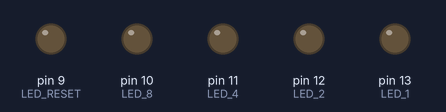
This sketch was run on a simulated Arduino Uno, built with avr-gcc and run on an emulated ATmega328P. Shown: output pins drawn as LEDs (lit = HIGH).

Above: at 0.1 s.
At 4.6 s:
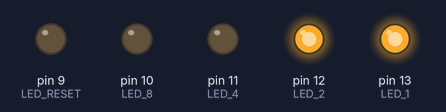
At 9.1 s:
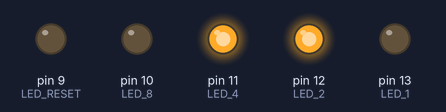
At 18.1 s:
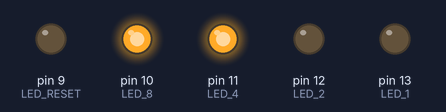
At 28.6 s:
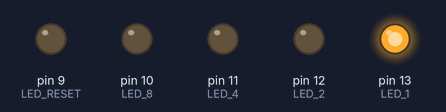
At 37.6 s:
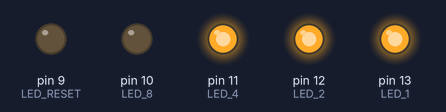
Timing chart, 0 to 40.0 s (numbered marks = the images above):
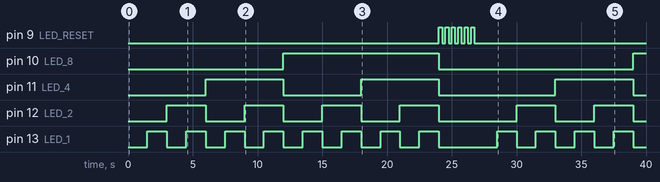

Measured:
- by itself, pin 9 (LED_RESET): LOW → HIGH at 24.0 s, → LOW 0.25 s later, → HIGH 0.25 s later, → LOW 0.25 s later, … (12 changes in this stretch)
- by itself, pin 10 (LED_8): LOW → HIGH at 12.0 s, → LOW 12.0 s later, → HIGH 15.0 s later
- by itself, pin 11 (LED_4): goes HIGH 6.0 s, LOW 6.0 s, HIGH 6.0 s, LOW 9.0 s, HIGH 6.0 s, then LOW
- by itself, pin 12 (LED_2): goes 3 × (HIGH 3.0 s, LOW 3.0 s), HIGH 3.0 s, LOW 6.0 s, HIGH 3.0 s, LOW 3.0 s, HIGH 3.0 s, then LOW
- by itself, pin 13 (LED_1): goes 7 × (HIGH 1.5 s, LOW 1.5 s), HIGH 1.5 s, LOW 4.5 s, 3 × (HIGH 1.5 s, LOW 1.5 s), HIGH 1.5 s, then LOW

The sketch:

5._Binary_Counter.ino
```cpp
/*
This Arduino program uses 5 LEDs connected to digital pins 13, 12, 11, 10, and 9 to represent a 4-bit binary counter (from 0 to 15).
The LEDs labeled `LED_1`, `LED_2`, `LED_4`, and `LED_8` represent the binary digits (1, 2, 4, and 8 respectively).
The LED labeled `LED_RESET` blinks after each full cycle to indicate a reset.

The program uses delays (`sleep` and `blink`) to control the timing of the binary counting and reset indicator.

Required Materials:
  - Arduino Uno board
  - USB power cable
  - 5 LEDs
  - 5 resistors (330 ohms recommended)
  - Breadboard and connecting wires
*/

const int LED_1 = 13;
const int LED_2 = 12;
const int LED_4 = 11;
const int LED_8 = 10;
const int LED_RESET = 9;
const int sleep = 1500;
const int reset = 5000;
const int blink = 250;

void setup() {
  pinMode(LED_1, OUTPUT);
  pinMode(LED_2, OUTPUT);
  pinMode(LED_4, OUTPUT);
  pinMode(LED_8, OUTPUT);
  pinMode(LED_RESET, OUTPUT);

}

void loop() {

  // 0
  digitalWrite(LED_8, LOW);   // 0
  digitalWrite(LED_4, LOW);   // 0
  digitalWrite(LED_2, LOW);   // 0
  digitalWrite(LED_1, LOW);   // 0
  delay(sleep);

  // 1
  digitalWrite(LED_8, LOW);   // 0
  digitalWrite(LED_4, LOW);   // 0
  digitalWrite(LED_2, LOW);   // 0
  digitalWrite(LED_1, HIGH);  // 1
  delay(sleep);

  // 2
  digitalWrite(LED_8, LOW);   // 0
  digitalWrite(LED_4, LOW);   // 0
  digitalWrite(LED_2, HIGH);  // 1
  digitalWrite(LED_1, LOW);   // 0
  delay(sleep);

  // 3
  digitalWrite(LED_8, LOW);   // 0
  digitalWrite(LED_4, LOW);   // 0
  digitalWrite(LED_2, HIGH);  // 1
  digitalWrite(LED_1, HIGH);  // 1
  delay(sleep);

  // 4
  digitalWrite(LED_8, LOW);   // 0
  digitalWrite(LED_4, HIGH);  // 1
  digitalWrite(LED_2, LOW);   // 0
  digitalWrite(LED_1, LOW);   // 0
  delay(sleep);

  // 5
  digitalWrite(LED_8, LOW);   // 0
  digitalWrite(LED_4, HIGH);  // 1
  digitalWrite(LED_2, LOW);   // 0
  digitalWrite(LED_1, HIGH);  // 1
  delay(sleep);

  // 6
  digitalWrite(LED_8, LOW);   // 0
  digitalWrite(LED_4, HIGH);  // 1
  digitalWrite(LED_2, HIGH);  // 1
  digitalWrite(LED_1, LOW);   // 0
  delay(sleep);

  // 7
  digitalWrite(LED_8, LOW);   // 0
  digitalWrite(LED_4, HIGH);  // 1
  digitalWrite(LED_2, HIGH);  // 1
  digitalWrite(LED_1, HIGH);  // 1
  delay(sleep);

  // 8
  digitalWrite(LED_8, HIGH);  // 1
  digitalWrite(LED_4, LOW);   // 0
  digitalWrite(LED_2, LOW);   // 0
  digitalWrite(LED_1, LOW);   // 0
  delay(sleep);

  // 9
  digitalWrite(LED_8, HIGH);  // 1
  digitalWrite(LED_4, LOW);   // 0
  digitalWrite(LED_2, LOW);   // 0
  digitalWrite(LED_1, HIGH);  // 1
  delay(sleep);

  // 10
  digitalWrite(LED_8, HIGH);  // 1
  digitalWrite(LED_4, LOW);   // 0
  digitalWrite(LED_2, HIGH);  // 1
  digitalWrite(LED_1, LOW);   // 0
  delay(sleep);

  // 11
  digitalWrite(LED_8, HIGH);  // 1
  digitalWrite(LED_4, LOW);   // 0
  digitalWrite(LED_2, HIGH);  // 1
  digitalWrite(LED_1, HIGH);  // 1
  delay(sleep);

  // 12
  digitalWrite(LED_8, HIGH);  // 1
  digitalWrite(LED_4, HIGH);  // 1
  digitalWrite(LED_2, LOW);   // 0
  digitalWrite(LED_1, LOW);   // 0
  delay(sleep);

  // 13
  digitalWrite(LED_8, HIGH);  // 1
  digitalWrite(LED_4, HIGH);  // 1
  digitalWrite(LED_2, LOW);   // 0
  digitalWrite(LED_1, HIGH);  // 1
  delay(sleep);

  // 14
  digitalWrite(LED_8, HIGH);  // 1
  digitalWrite(LED_4, HIGH);  // 1
  digitalWrite(LED_2, HIGH);  // 1
  digitalWrite(LED_1, LOW);   // 0
  delay(sleep);

  // 15
  digitalWrite(LED_8, HIGH);  // 1
  digitalWrite(LED_4, HIGH);  // 1
  digitalWrite(LED_2, HIGH);  // 1
  digitalWrite(LED_1, HIGH);  // 1
  delay(sleep);

  digitalWrite(LED_8, LOW);   // 0
  digitalWrite(LED_4, LOW);   // 0
  digitalWrite(LED_2, LOW);   // 0
  digitalWrite(LED_1, LOW);   // 0

  for (int i = 0; i < 6; i++) {
    digitalWrite(LED_RESET, HIGH);
    delay(blink);
    digitalWrite(LED_RESET, LOW);
    delay(blink);
  }

}
```
